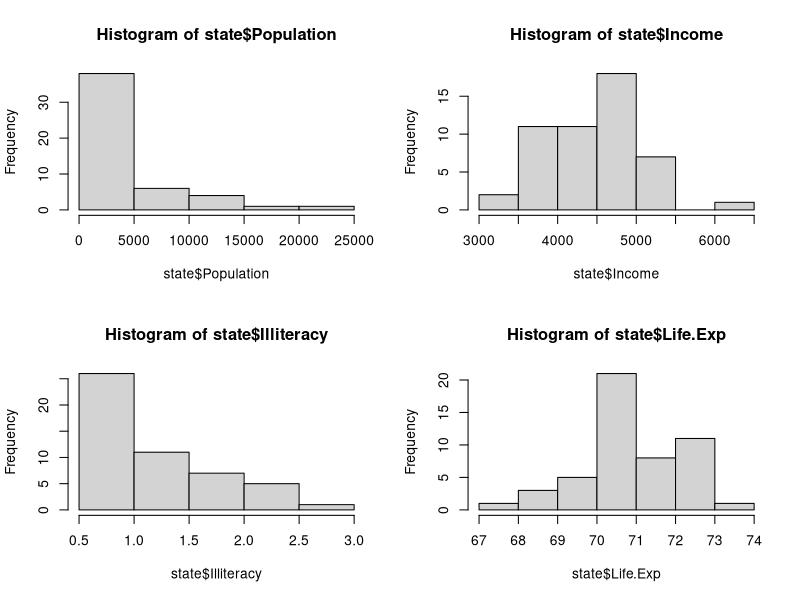
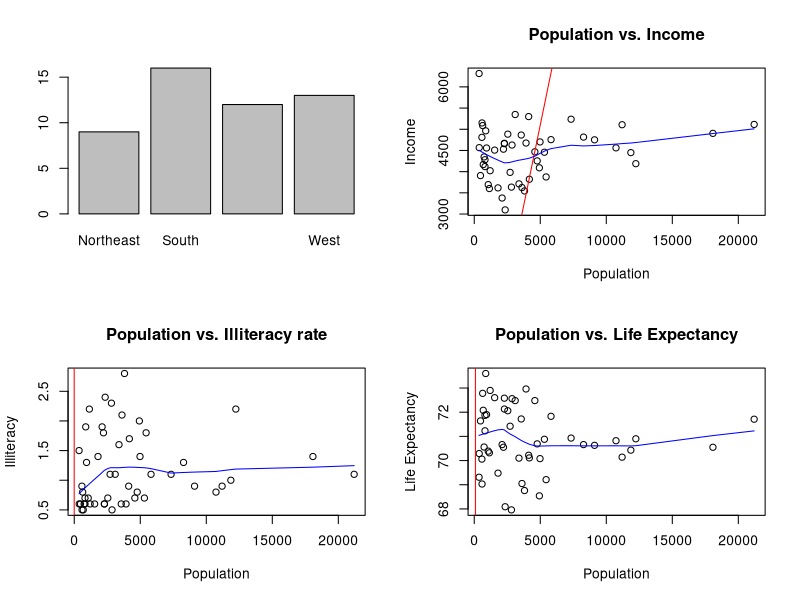
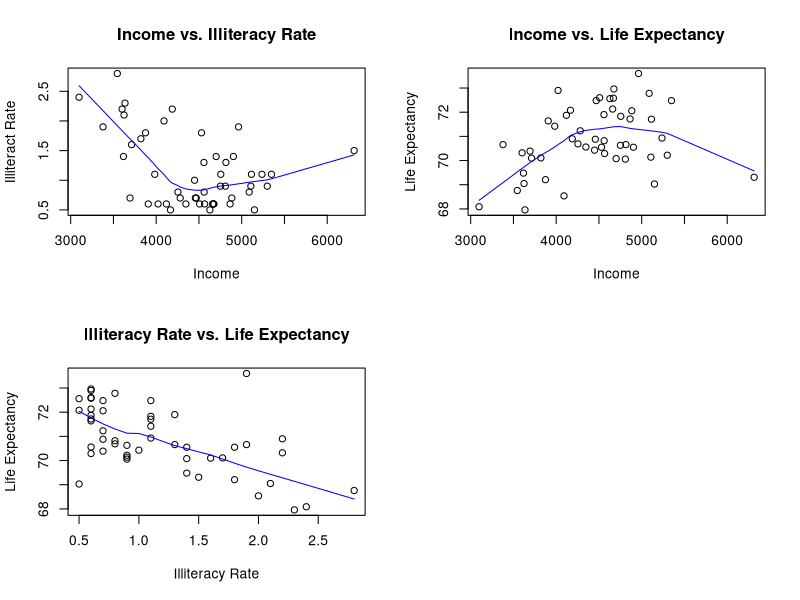

Write the R code that produced these figures, in order.
## ---- chunk 1
knitr::opts_chunk$set(echo = TRUE)
library(knitr)
## ---- chunk 2
data(mtcars)
head(mtcars)
dat<-mtcars
remove(mtcars)
set.seed(596979)
## ---- chunk 3
cars123<-mtcars[,1:3]
cars_km1<-kmeans(cars123, centers = 3)
## ---- chunk 4
cars_km1$size
## ---- chunk 5
cars_km1$centers
## ---- chunk 6
cars_478_avg<-aggregate(mtcars, by=list(cars_km1$cluster), FUN = mean)
cars_478_avg[,c(4,7,8)]
## ---- chunk 7
state<-na.omit(data.frame(state.x77[,1:4],state.region))
## ---- chunk 8
par(mfrow=c(2,2))

hist(state$Population)
hist(state$Income)
hist(state$Illiteracy)
hist(state$Life.Exp)
plot(state$state.region)

plot(state$Population,state$Income,main = "Population vs. Income",xlab = "Population",ylab = "Income")
abline(lm(state$Population~state$Income), col="red")
lines(lowess(state$Population,state$Income), col="blue")

plot(state$Population,state$Illiteracy,main = "Population vs. Illiteracy rate",xlab = "Population",ylab = "Illiteracy")
abline(lm(state$Population~state$Illiteracy), col="red")
lines(lowess(state$Population,state$Illiteracy), col="blue")

plot(state$Population,state$Life.Exp,main = "Population vs. Life Expectancy",xlab = "Population",ylab = "Life Expectancy")
abline(lm(state$Population~state$Life.Exp), col="red")
lines(lowess(state$Population,state$Life.Exp), col="blue")

plot(state$Income,state$Illiteracy,main = "Income vs. Illiteracy Rate",xlab = "Income",ylab = "Illiteract Rate")
abline(lm(state$Income~state$Illiteracy), col="red")
lines(lowess(state$Income,state$Illiteracy), col="blue")

plot(state$Income,state$Life.Exp,main = "Income vs. Life Expectancy",xlab = "Income",ylab = "Life Expectancy")
abline(lm(state$Income~state$Life.Exp), col="red")
lines(lowess(state$Income,state$Life.Exp), col="blue")

plot(state$Illiteracy,state$Life.Exp,main = "Illiteracy Rate vs. Life Expectancy",xlab = "Illiteracy Rate",ylab = "Life Expectancy")
abline(lm(state$Illiteracy~state$Life.Exp), col="red")
lines(lowess(state$Illiteracy,state$Life.Exp), col="blue")
## ---- chunk 9
state1234<-state[,1:4]
state_km1<-kmeans(state1234,centers = 3)
## ---- chunk 10
state_km1$size
## ---- chunk 11
state_km1$centers
## ---- chunk 12
state_play<-state
state_play$cluster_id<-state_km1$cluster
head(state_play)
table(state_play$state.region,state_play$cluster_id)
## ---- chunk 13
disc<-data.frame(c(1:5),c("Population","Income","Illiteracy","Life Exp.","state.region"),c("population estimate as of July 1, 1975","per capita income (1974)","illiteracy (1970, percent of population)","life expectancy in years (1969-71)","factor giving the region (Northeast, South, North Central, West) that each state belongs to."))
kable(disc,col.names = c("","Variable","Description"))
